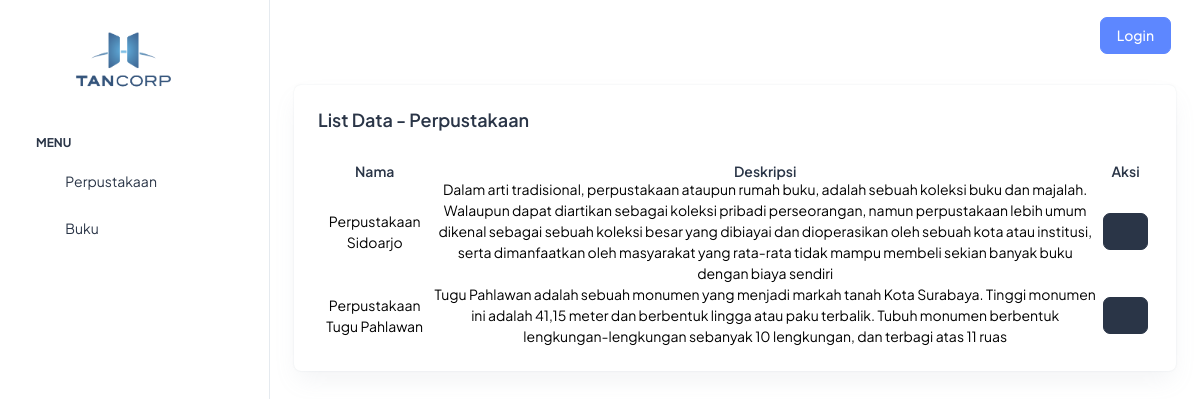
Page /index.php/auth/perpustakaan on the committed database.
### tables this page shows
CREATE TABLE `m_perpustakaan` (
  `id` int(11) NOT NULL,
  `nama` varchar(100) DEFAULT NULL,
  `deskripsi` varchar(500) DEFAULT NULL
);

### application/controllers/Auth.php (called while the page is built, shortened)
<?php
class Auth extends CI_Controller {
    public function __construct(){
        $this->load->model('model_login', 'login');
        $this->load->model('model_master', 'm_master');
    }
    public function perpustakaan(){
        $data['tes'] = '';
        $data['all_data'] = $this->m_master->getAllData('m_perpustakaan');
        $this->load->view('no_login/perpustakaan', $data);
    }
}

### index.php (called while the page is built, shortened)
<?php
require_once BASEPATH.'core/CodeIgniter.php';

### application/models/Model_master.php (called while the page is built, shortened)
<?php
class Model_master extends CI_model{
    public function getAllData($table){
        $this->db->select('*');
        $this->db->from($table);
        $query = $this->db->get();
        return $query->result_array();
    }
}

### application/views/no_login/perpustakaan.php (the view, shortened to what this page needs)
<!doctype html>
<html lang="en">
<head>
  <link rel="stylesheet" href="<?php echo base_url(''); ?>assets/css/styles.min.css" />
  <link href="<?php echo base_url(''); ?>assets/libs/select2/css/select2.min.css" rel="stylesheet">
  <link rel="stylesheet" href="https://cdn.jsdelivr.net/npm/sweetalert2@10.16.3/dist/sweetalert2.min.css">
  <link rel="stylesheet" href="https://cdn.datatables.net/1.10.19/css/jquery.dataTables.min.css">
  <link rel="stylesheet" href="https://cdn.datatables.net/buttons/1.5.6/css/buttons.dataTables.min.css">
</head>
<body>
  <div class="page-wrapper" id="main-wrapper" data-layout="vertical" data-navbarbg="skin6" data-sidebartype="full"
  data-sidebar-position="fixed" data-header-position="fixed">
  <aside class="left-sidebar">
    <div>
      <div class="brand-logo d-flex align-items-center justify-content-between">
        <a href="<?php echo base_url('') . 'index.php/Dashboard/'; ?>" class="text-nowrap logo-img">
          <img src="<?php echo base_url(''); ?>assets/images/logos/logo2.png" width="180" alt="" style="width: 50%; text-align: center; margin-left: 20%;margin-top: 20px;" />
        </a>
      </div>
      <nav class="sidebar-nav scroll-sidebar" data-simplebar="">
        <ul id="sidebarnav">
          <li class="nav-small-cap">
            <span class="hide-menu">Menu</span>
          </li>
          <li class="sidebar-item">
            <a class="sidebar-link" href="<?php echo base_url('') . 'index.php/Auth/Perpustakaan'; ?>" aria-expanded="false">
              <span>
                <i class="ti ti-layout-dashboard"></i>
              </span>
              <span class="hide-menu">Perpustakaan</span>
            </a>
          </li>
          <li class="sidebar-item">
            <a class="sidebar-link" href="<?php echo base_url('') . 'index.php/Auth/Buku'; ?>" aria-expanded="false">
              <span>
                <i class="ti ti-layout-dashboard"></i>
              </span>
              <span class="hide-menu">Buku</span>
            </a>
          </li>
        </ul>
      </nav>
    </div>
  </aside>
  <div class="body-wrapper">
    <header class="app-header">
      <nav class="navbar navbar-expand-lg navbar-light">
        <div class="navbar-collapse justify-content-end px-0" id="navbarNav">
          <ul class="navbar-nav flex-row ms-auto align-items-center justify-content-end">
            <a class="btn btn-primary m-1" href="<?php echo base_url('') . 'index.php/Auth/'; ?>">
              <span>
                Login
              </span>
            </a>
          </ul>
        </div>
      </nav>
    </header>
    <div class="container-fluid">
      <div class="card w-100">
        <div class="card-body p-4">
          <div class="row">
            <div class="col-10">
              <h5 class="card-title fw-semibold mb-4">List Data - Perpustakaan</h5>
            </div>
            <div class="col-2" style="text-align: right;">
            </div>
          </div>
          <div class="table-responsive mt-2">
            <table id="table-format" class="cell-border hover" style="width:100%; text-align: center; color: black;">
              <thead class="text-dark fs-4">
                <tr>
                  <th><h6 class="fw-semibold mb-0">Nama</h6></th>
                  <th><h6 class="fw-semibold mb-0">Deskripsi</h6></th>
                  <th><h6 class="fw-semibold mb-0">Aksi</h6></th>
                </tr>
              </thead>
              <tbody>
                <?php
                if (isset($all_data)) {
                  foreach ($all_data as $row) { ?>
                  <tr>
                    <td class="border-bottom-0"><?php echo $row['nama']; ?></td>
                    <td class="border-bottom-0"><?php echo $row['deskripsi']; ?></td>
                    <td style="text-align: center;">
                      <a class="btn btn-dark m-1" href="<?php echo base_url('') . 'index.php/Auth/detail/' . $row['id']; ?>">
                        <span>
                          <i class="ti ti-eye"></i>
                        </span>
                      </a>
                    </td>
                  </tr>
                  <?php
                }
              }
              ?>
            </tbody>
          </table>
        </div>
      </div>
    </div>
  </div>
</div>
</div>
</body>
</html>

### rows in the picture
m_perpustakaan: nama "Perpustakaan Sidoarjo", deskripsi "Dalam arti tradisional, perpustakaan ataupun rumah buku, adalah sebuah koleksi buku dan majalah. Walaupun dapat diartikan sebagai koleksi pribadi perseorangan, namun perpustakaan lebih umum dikenal sebagai sebuah koleksi besar yang dibiayai dan dioperasikan oleh sebuah kota atau institusi, serta dimanfaatkan oleh masyarakat yang rata-rata tidak mampu membeli sekian banyak buku dengan biaya sendiri"
m_perpustakaan: nama "Perpustakaan Tugu Pahlawan", deskripsi "Tugu Pahlawan adalah sebuah monumen yang menjadi markah tanah Kota Surabaya. Tinggi monumen ini adalah 41,15 meter dan berbentuk lingga atau paku terbalik. Tubuh monumen berbentuk lengkungan-lengkungan sebanyak 10 lengkungan, dan terbagi atas 11 ruas"
